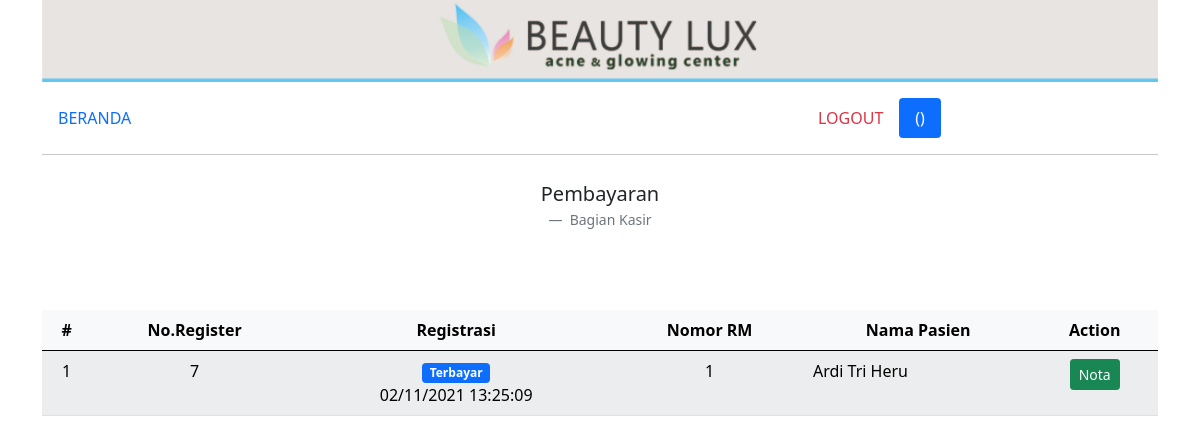
Before: /kasir.php with the older database file.
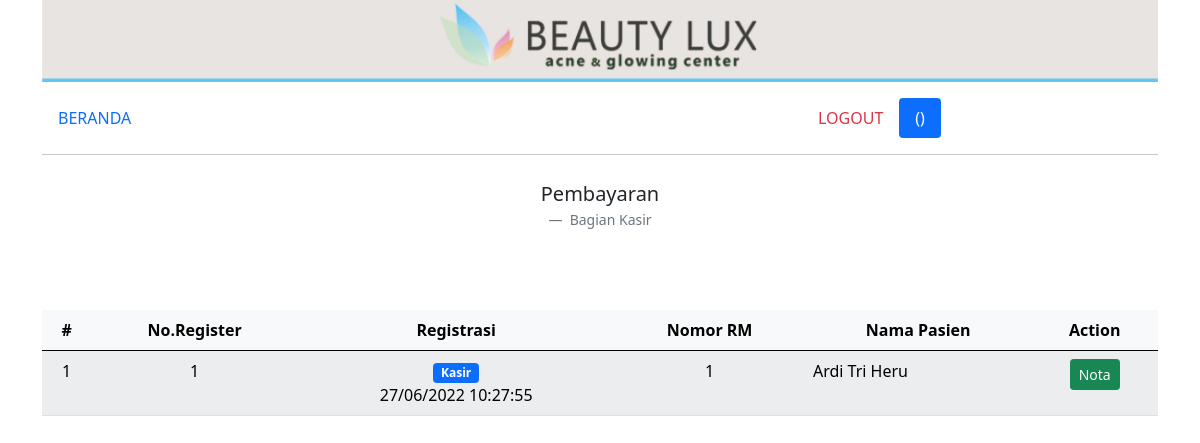
After: the same page with the newer database file.
### tables this page shows
CREATE TABLE `detail_penjualan` (
  `id_detail_penjualan` int(100) NOT NULL AUTO_INCREMENT,
  `id_treatment` int(100) NOT NULL,
  `id_produk` int(100) NOT NULL,
  `harga_satuan` int(5) NOT NULL,
  `jumlah` int(3) NOT NULL,
  `tanggal` timestamp NOT NULL DEFAULT current_timestamp() ON UPDATE current_timestamp(),
  PRIMARY KEY (`id_detail_penjualan`),
  KEY `id_detail_penjualan` (`id_detail_penjualan`),
  KEY `id_produk` (`id_produk`)
);

CREATE TABLE `treatment` (
  `id_treatment` int(100) NOT NULL AUTO_INCREMENT,
  `id_customer` int(10) NOT NULL,
  `id_user` int(3) NOT NULL,
  `dokter` varchar(50) NOT NULL,
  `konsultasi` varchar(100) NOT NULL,
  `note` varchar(100) NOT NULL,
  `tanggal` timestamp NOT NULL DEFAULT current_timestamp() ON UPDATE current_timestamp(),
  `status` int(1) NOT NULL,
  `kesimpulan` varchar(100) DEFAULT NULL,
  PRIMARY KEY (`id_treatment`),
  KEY `id_treatment` (`id_treatment`),
  KEY `id_customer` (`id_customer`),
  CONSTRAINT `treatment_ibfk_1` FOREIGN KEY (`id_customer`) REFERENCES `customer` (`id_customer`)
);

CREATE TABLE `customer` (
  `id_customer` int(10) NOT NULL AUTO_INCREMENT,
  `nama` varchar(50) NOT NULL,
  `tgl_lahir` date NOT NULL,
  `tempat_lahir` varchar(20) NOT NULL,
  `alamat` varchar(100) NOT NULL,
  `no_hp` varchar(13) NOT NULL,
  PRIMARY KEY (`id_customer`),
  KEY `id_customer` (`id_customer`)
);

### kasir.php (the view)
<?php include('templates/header.php'); ?>
<div class="container">
    <div class="row">
        <div class="col-md-12">
            <img src="img/header.jpg" class="img-fluid" alt="...">
        </div>
    </div>
    <div class="row mt-3 mb-2">
        <div class="col">
            <?php include('menu.php'); ?>
        </div>
    </div>
    <div class="row">
        <figure class="text-center">
            <blockquote class="blockquote">
                <p>Pembayaran</p>
            </blockquote>
            <figcaption class="blockquote-footer">
                Bagian Kasir
            </figcaption>
        </figure>
    </div>
    <div class="row mt-5">
        <div class="col-md-12">
            <table class="table table-hover table-light table-striped">
                <thead>
                    <tr>
                        <th class="text-center" scope="col">#</th>
                        <th class="text-center" scope="col">No.Register</th>
                        <th class="text-center" scope="col">Registrasi</th>
                        <th class="text-center" scope="col">Nomor RM</th>
                        <th class="text-center" scope="col">Nama Pasien</th>
                        <th class="text-center" scope="col">Action</th>
                    </tr>
                </thead>
                <tbody>
                    <?php
                    $no = 1;
                    include 'templates/koneksi.php';
                    $query = mysqli_query($koneksi, "
                    SELECT *,
                    CASE
                    WHEN treatment.status = 0 THEN 'Proses konsultasi'
                    WHEN treatment.status = 1 THEN 'Farmasi'
                    WHEN treatment.status = 2 THEN 'Kasir'
                    WHEN treatment.status = 3 THEN 'Terbayar'
                    END AS nm_status
                    FROM detail_penjualan
                    JOIN treatment
                    ON detail_penjualan.id_treatment = treatment.id_treatment
                    JOIN customer
                    ON treatment.id_customer = customer.id_customer
                    GROUP BY detail_penjualan.id_treatment
                    ");
                    while ($d = mysqli_fetch_array($query)) {
                    ?>
                        <tr>
                            <td class="text-center" scope="row"><?= $no++; ?></td>
                            <td class="text-center" scope="row"><?= $d['id_treatment']; ?></td>
                            <td class="text-center" scope="row"><span class="badge bg-primary"><?= $d['nm_status']; ?></span><br><?= date('d/m/Y H:i:s', strtotime($d['tanggal'])); ?></td>
                            <td class="text-center" scope="row"><?= $d['id_customer']; ?></td>
                            <td class="text-right" scope="row"><?= $d['nama']; ?></td>
                            <td class="text-center" scope="row">
                                <a href="kasir_nota.php?id_treatment=<?= $d['id_treatment']; ?>&nama=<?= $d['nama']; ?>" type="button" class="btn btn-success btn-sm">Nota</a>
                            </td>
                        </tr>
                    <?php } ?>
            </table>
        </div>
    </div>
</div>
<?php include('templates/footer.php'); ?>

Changed rows visible on the page:
changed detail_penjualan "Ardi Tri Heru": id_treatment.id_treatment "7" → "1"; nm_status "Terbayar" → "Kasir"; id_treatment.tanggal "02/11/2021 13:25:09" → "27/06/2022 10:27:55"
